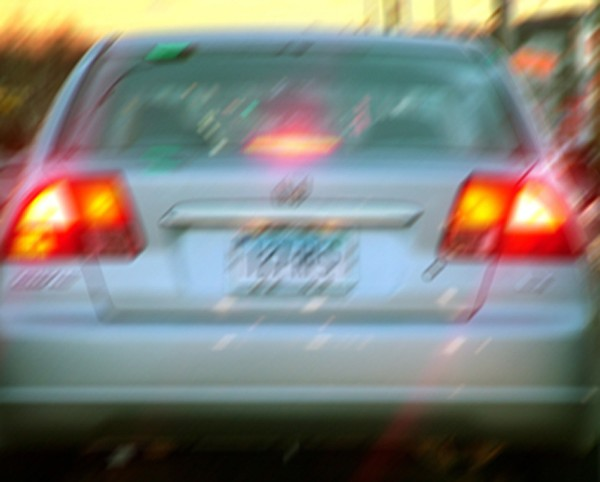
//> input picture Resources/licenseplate_motion.jpg, 600 x 482 px
$ ./main ../../../Resources/licenseplate_motion.jpg   (built with g++ and OpenCV 4)
//> lines starting //> are read from the running program, lines starting //| are printed output that depends on the picture
/*
 * Simple program to create
 * to split image color channels
 * and to analyze them
 */

#include <fstream>
#include <iostream>
#include <opencv2/core/core.hpp>
#include <opencv2/core/mat.hpp>
#include <opencv2/highgui/highgui.hpp>
#include <opencv2/imgproc/imgproc.hpp>
#include <string>

using namespace std;

void FGet2D(const cv::Mat &Y, int k, int i, float *re, float *im) {
  int x, y;                       // pixel coordinates of Re Y(i,k).
  float *Yptr = (float *)Y.data;  // pointer to Re Y(i,k)
  int stride = Y.step / sizeof(float);

  if (k == 0 || k * 2 == Y.cols) {
    x = (k == 0 ? 0 : Y.cols - 1);
    if (i == 0 || i * 2 == Y.rows) {
      y = i == 0 ? 0 : Y.rows - 1;
      *re = Yptr[y * stride + x];
      *im = 0;
    } else if (i * 2 < Y.rows) {
      y = i * 2 - 1;
      *re = Yptr[y * stride + x];
      *im = Yptr[(y + 1) * stride + x];
    } else {
      y = (Y.rows - i) * 2 - 1;
      *re = Yptr[y * stride + x];
      *im = Yptr[(y + 1) * stride + x];
    }
  } else if (k * 2 < Y.cols) {
    x = k * 2 - 1;
    y = i;
    *re = Yptr[y * stride + x];
    *im = Yptr[y * stride + x + 1];
  } else {
    x = (Y.cols - k) * 2 - 1;
    y = i;
    *re = Yptr[y * stride + x];
    *im = Yptr[y * stride + x + 1];
  }
}

float NoiseDev(const cv::Mat &imga) {
  cv::Mat imgd(cv::Size(imga.cols, imga.rows), CV_32FC1);
  float re, im, shar, sum;

  shar = 0.8;
  sum = 0.0;
  imga.convertTo(imgd, CV_32F);
  imgd = imgd / 255.0;
  cv::dft(imgd, imgd);
  for (int row = int(shar * imgd.rows / 2); row < (imgd.rows / 2) - 1; row++) {
    for (int col = int(shar * imgd.cols / 2); col < (imgd.cols / 2) - 1;
         col++) {
      FGet2D(imgd, col, row, &re, &im);
      sum += sqrt(re * re + im * im);
    }
  }
  sum /= ((imgd.rows / 2) - int(shar * imgd.rows / 2)) *
         ((imgd.cols / 2) - int(shar * imgd.cols / 2)) *
         sqrt((imgd.rows) * (imgd.cols));

  return (sum);
}

/*
 * Function to calculate the standard deviation
 * of Fourier transform at the edges
 * which is supposed to be the error
 * of the noise estimation
 */

float NoiseDevErr(const cv::Mat &imga) {
  cv::Mat imgd(cv::Size(imga.cols, imga.rows), CV_32FC1);
  float re, im, shar, sum, sigm;

  shar = 0.8;
  sum = 0.0;
  sigm = NoiseDev(imga);
  imga.convertTo(imgd, CV_32F);
  imgd = imgd / 255.0;
  sigm *= sqrt((imgd.rows) * (imgd.cols));
  cv::dft(imgd, imgd);
  for (int row = int(shar * imgd.rows / 2); row < (imgd.rows / 2) - 1; row++) {
    for (int col = int(shar * imgd.cols / 2); col < (imgd.cols / 2) - 1;
         col++) {
      FGet2D(imgd, col, row, &re, &im);
      sum +=
          (sqrt(re * re + im * im) - sigm) * (sqrt(re * re + im * im) - sigm);
    }
  }
  sum = sqrt(sum);
  sum /= ((imgd.rows / 2) - int(shar * imgd.rows / 2)) *
         ((imgd.cols / 2) - int(shar * imgd.cols / 2)) *
         sqrt((imgd.rows) * (imgd.cols));
  return (sum);
}

/* Function to create
 * the histogram of
 * the gradients in the image
 */

cv::Mat GradHist(cv::Mat &imgw) {
  double min, max, min1, max1, min2, max2;

  cv::Mat imgdt1 = imgw.clone();
  cv::Mat imgdt2 = imgw.clone();

  cv::Sobel(imgw, imgdt1, -1, 1, 0);
  cv::Sobel(imgw, imgdt2, -1, 0, 1);
  cv::minMaxLoc(imgdt1, &min1, &max1, nullptr, nullptr);
  cv::minMaxLoc(imgdt1, &min2, &max2, nullptr, nullptr);

  min = std::min(min1, min2);
  max = std::min(max1, max2);

  cv::Mat planes[] = {imgdt1, imgdt2};

  int bins = 256;  // bins of the histogram

  cv::Mat hist;

  {
    const int hist_size[] = {bins};
    float range[] = {static_cast<float>(abs(min) < abs(max) ? -max : min),
                     static_cast<float>(abs(max) < abs(min) ? -min : max)};
    const float *ranges[] = {range};

    int channels[] = {0};
    cv::calcHist(planes, 2, channels, cv::Mat{}, hist, 1, hist_size, ranges);
  }

  // cv::equalizeHist(hist, hist);

  return hist;
}

/*
 * Double Lorentian used
 * used to fit the gradient histograms
 */

double DL(double x, double a0, double a1, double a2, double a3, double a4,
          double a5) {
  double result;
  result = a0 + (a1 / ((x - a2) * (x - a2) + a3 * a3)) +
           (a4 / ((x - a2) * (x - a2) + a5 * a5));
  return (result);
}

int main(int argc, char *argv[]) {
  cv::Mat img, imgi, imgc1, imgc2, imgc3, imgc1i, imgc2i, imgc3i;
  double sca = 1.0;
  char *nmR, *nmG, *nmB, *dtR, *dtG, *dtB, *dt;
  int i;
  float re, im;
  cv::Mat imgdt1, imgdt2;  // test image for the derivatives
  cv::Mat hist_img, hist_imgR, hist_imgG, hist_imgB;  // histogram images
  cv::Mat hist, histR, histG, histB;
  // results from a test fit
  cv::Mat a0(6, 1, CV_32FC1);
  cv::Mat a1(6, 1, CV_32FC1);

  // creates initial image
  if ((argc == 2) &&
      !((imgi = cv::imread(argv[1], cv::IMREAD_ANYDEPTH | cv::IMREAD_ANYCOLOR))
            .empty())) {
//> imgi is the input picture: 482 rows x 600 cols, CV_8UC3; mean B, G, R 120.7, 127, 126.7
    img = cv::Mat(cv::Size(imgi.cols, imgi.rows), CV_32FC1);

    imgdt1 = cv::Mat(cv::Size(imgi.cols, imgi.rows), CV_32FC1);
    imgdt2 = cv::Mat(cv::Size(imgi.cols, imgi.rows), CV_32FC1);

    switch (imgi.depth()) {
      case CV_8U:
        sca = 255;
        break;

      case CV_16U:
        sca = 65535;
        break;

      case CV_32S:
        sca = 4294967295;
        break;

      default:  // unknown depth, program should go on
        sca = 1.0;
    }

    // displays image
    cv::namedWindow("Initial", cv::WINDOW_AUTOSIZE);

    // bilateral filtering with OpenCV
    // cv::Mat imgbl=imgi.clone();
    // cv::bilateralFilter(imgi,imgbl,2,0.5,5,5);
    // imgi=imgbl.clone();

    cv::imshow("Initial", imgi);

    imgc1 = cv::Mat(cv::Size(imgi.cols, imgi.rows), CV_32FC1);

    if (imgi.channels() != 1) {
      imgc1i = cv::Mat(cv::Size(imgi.cols, imgi.rows), imgi.depth(), 1);
      imgc2i = cv::Mat(cv::Size(imgi.cols, imgi.rows), imgi.depth(), 1);
      imgc3i = cv::Mat(cv::Size(imgi.cols, imgi.rows), imgi.depth(), 1);
      imgc2 = cv::Mat(cv::Size(imgi.cols, imgi.rows), CV_32FC1);
      imgc3 = cv::Mat(cv::Size(imgi.cols, imgi.rows), CV_32FC1);
      cv::split(imgi, std::vector{imgc1i, imgc2i, imgc3i});
      imgc1i.convertTo(imgc1, CV_32F);
      imgc2i.convertTo(imgc2, CV_32F);
      imgc3i.convertTo(imgc3, CV_32F);
      imgc1 = imgc1 / sca;
      imgc2 = imgc2 / sca;
      imgc3 = imgc3 / sca;
    } else {
      imgi.convertTo(imgc1, CV_32F);
      imgc1 = imgc1 / sca;
    }

    // cout << "Image Channels:  " << imgi.channels() << '\n';

    nmR = new char[strlen(argv[1]) + 3];
    nmG = new char[strlen(argv[1]) + 3];
    nmB = new char[strlen(argv[1]) + 3];

    dtR = new char[strlen(argv[1]) + 3];
//> dtR = ""
    dtG = new char[strlen(argv[1]) + 3];
//> dtG = ""
    dtB = new char[strlen(argv[1]) + 3];
//> dtB = ""
    dt = new char[strlen(argv[1]) + 3];

    i = 0;

    do {
      *(nmR + i) = *(argv[1] + i);
      *(nmG + i) = *(argv[1] + i);
      *(nmB + i) = *(argv[1] + i);
      *(dtR + i) = *(argv[1] + i);
      *(dtG + i) = *(argv[1] + i);
      *(dtB + i) = *(argv[1] + i);
      *(dt + i) = *(argv[1] + i);
      i++;
    } while (*(argv[1] + i) != '.');
//> this loop made 1 pass
//> after the loop, i = 1

    *(nmR + i) = '_';
    *(nmG + i) = '_';
    *(nmB + i) = '_';
    *(dtR + i) = '_';
//> dtR = "._"
    *(dtG + i) = '_';
//> dtG = "._"
    *(dtB + i) = '_';
//> dtB = "._"
    *(dt + i) = '_';

    *(nmR + i + 1) = 'R';
    *(nmG + i + 1) = 'G';
    *(nmB + i + 1) = 'B';
    *(dtR + i + 1) = 'R';
//> dtR = "._R"
    *(dtG + i + 1) = 'G';
//> dtG = "._G"
    *(dtB + i + 1) = 'B';
//> dtB = "._B"
    *(dt + i + 1) = '.';
    *(dtR + i + 2) = '.';
//> dtR = "._R."
    *(dtG + i + 2) = '.';
//> dtG = "._G."
    *(dtB + i + 2) = '.';
//> dtB = "._B."
    *(dt + i + 2) = 't';
    *(dtR + i + 3) = 't';
//> dtR = "._R.t"
    *(dtG + i + 3) = 't';
//> dtG = "._G.t"
    *(dtB + i + 3) = 't';
//> dtB = "._B.t"
    *(dt + i + 3) = 'x';
//> dt = "._.tx"
    *(dtR + i + 4) = 'x';
//> dtR = "._R.tx"
    *(dtG + i + 4) = 'x';
//> dtG = "._G.tx"
    *(dtB + i + 4) = 'x';
//> dtB = "._B.tx"
    *(dt + i + 4) = 't';
//> dt = "._.txt"
    *(dtR + i + 5) = 't';
//> dtR = "._R.txt"
    *(dtG + i + 5) = 't';
//> dtG = "._G.txt"
    *(dtB + i + 5) = 't';
//> dtB = "._B.txt"
    *(dt + i + 5) = '\0';
    *(dtR + i + 6) = '\0';
    *(dtG + i + 6) = '\0';
    *(dtB + i + 6) = '\0';

    do {
      *(nmR + i + 2) = *(argv[1] + i);
      *(nmG + i + 2) = *(argv[1] + i);
      *(nmB + i + 2) = *(argv[1] + i);
      i++;
    } while (*(argv[1] + i - 1) != '\0');
//> this loop made 42 passes
//> after the loop, i = 43

    /*
    cout <<'"' << dtR << '"'<< '\n';
    cout <<'"' << dtG << '"'<< '\n';
    cout <<'"' << dtB << '"'<< '\n';
    cout <<'"' << dt << '"'<< '\n';
    */

    if (imgi.channels() != 1) {
      cout << "Noise strength Blue  :   " << NoiseDev(imgc1) << "  +/- "
           << NoiseDevErr(imgc1) << '\n';
//| Noise strength Blue  :   5.86036e-06  +/- 5.70172e-08
      cout << "Noise strength Green :   " << NoiseDev(imgc2) << "  +/- "
           << NoiseDevErr(imgc2) << '\n';
//| Noise strength Green :   5.16317e-06  +/- 5.09176e-08
      cout << "Noise strength Red   :   " << NoiseDev(imgc3) << "  +/- "
           << NoiseDevErr(imgc3) << '\n';
//| Noise strength Red   :   5.74107e-06  +/- 5.69149e-08

      // creates gradient histogram
      histB = GradHist(imgc1);
      histG = GradHist(imgc2);
      histR = GradHist(imgc3);

      int bins = 256;
      int scale = 1;
      hist_imgR = cv::Mat(cv::Size(bins * scale, bins * scale), CV_8UC3);
      hist_imgG = cv::Mat(cv::Size(bins * scale, bins * scale), CV_8UC3);
      hist_imgB = cv::Mat(cv::Size(bins * scale, bins * scale), CV_8UC3);
      hist_imgR = 0;
      hist_imgG = 0;
      hist_imgB = 0;

      double max_valueR = 0;
      double max_valueG = 0;
      double max_valueB = 0;
      cv::minMaxLoc(histR, nullptr, &max_valueR, nullptr, nullptr);
      cv::minMaxLoc(histG, nullptr, &max_valueG, nullptr, nullptr);
      cv::minMaxLoc(histB, nullptr, &max_valueB, nullptr, nullptr);

      for (int h = 0; h < bins; h++) {
        float bin_valR = histR.at<float>(h);
        float bin_valG = histG.at<float>(h);
        float bin_valB =
            histB.at<float>(h);  // = cvQueryHistValue_1D(histB, h);
        int intensityR = cvRound(0.99 * bin_valR * bins * scale / max_valueR);
        int intensityG = cvRound(0.99 * bin_valG * bins * scale / max_valueG);
        int intensityB = cvRound(0.99 * bin_valB * bins * scale / max_valueB);
        cv::line(hist_imgR, cv::Point(h * scale, bins * scale),
                 cv::Point(h * scale, bins * scale - intensityR),
                 cv::Scalar(0, 0, 255));
        cv::line(hist_imgG, cv::Point(h * scale, bins * scale),
                 cv::Point(h * scale, bins * scale - intensityG),
                 cv::Scalar(0, 255, 0));
        cv::line(hist_imgB, cv::Point(h * scale, bins * scale),
                 cv::Point(h * scale, bins * scale - intensityB),
                 cv::Scalar(255, 0, 0));
        // cout << h << "  " << bin_valR << "  " << bin_valG << "  " << bin_valB
        // << '\n';
      }
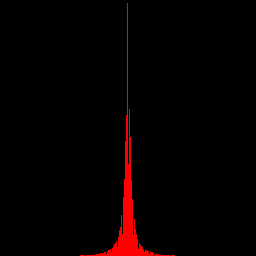
//> hist_imgR: 256 rows x 256 cols, CV_8UC3; mean B, G, R 0, 0, 6.5
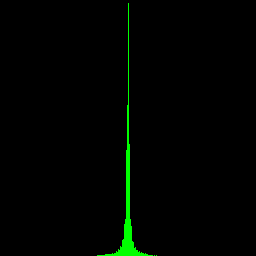
//> hist_imgG: 256 rows x 256 cols, CV_8UC3; mean B, G, R 0, 3.7, 0

      cv::namedWindow("Grad Hist_R", 1);
      cv::imshow("Grad Hist_R", hist_imgR);
      cv::namedWindow("Grad Hist_G", 1);
      cv::imshow("Grad Hist_G", hist_imgG);
      cv::namedWindow("Grad Hist_B", 1);
      cv::imshow("Grad Hist_B", hist_imgB);

      /*
      cv::dft(imgc1,imgc1);
      cv::dft(imgc2,imgc2);
      cv::dft(imgc3,imgc3);

      ofstream rfile (dtR);
      ofstream gfile (dtG);
      ofstream bfile (dtB);

      for(int row=0;row<imgc1.rows;row++)
      {
              for(int col=0;col<(imgc1.cols/2)+1;col++)
                      {
                              FGet2D(imgc1, col, row, &re, &im);
                              bfile<< row << " " << col << " " << re << " " <<
      im << '\n'; FGet2D(imgc2, col, row, &re, &im); gfile<< row << " " << col
      << " " << re << " " << im << '\n'; FGet2D(imgc3, col, row, &re, &im);
                              rfile<< row << " " << col << " " << re << " " <<
      im << '\n';

                      }
      }

      rfile.close();
      gfile.close();
      bfile.close();
      */
      cv::namedWindow("Channel 1 Blue", cv::WINDOW_AUTOSIZE);
      cv::imshow("Channel 1 Blue", imgc1);
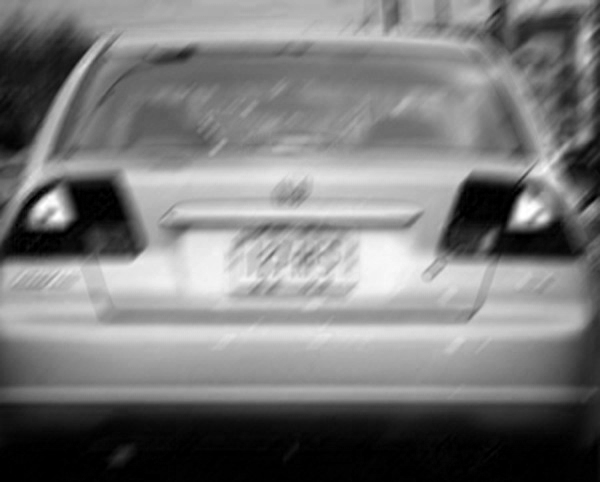
//> window 'Channel 1 Blue': 482 rows x 600 cols, CV_8UC1; min 0, max 255, mean 120.7
      cv::namedWindow("Channel 2 Green", cv::WINDOW_AUTOSIZE);
      cv::imshow("Channel 2 Green", imgc2);
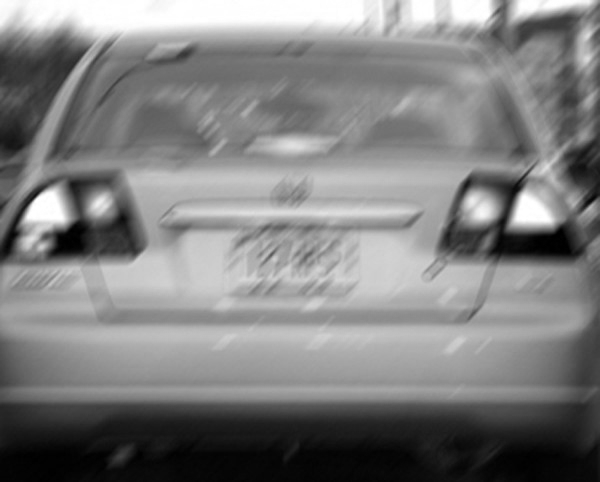
//> window 'Channel 2 Green': 482 rows x 600 cols, CV_8UC1; min 0, max 255, mean 127
      cv::namedWindow("Channel 3 Red", cv::WINDOW_AUTOSIZE);
      cv::imshow("Channel 3 Red", imgc3);
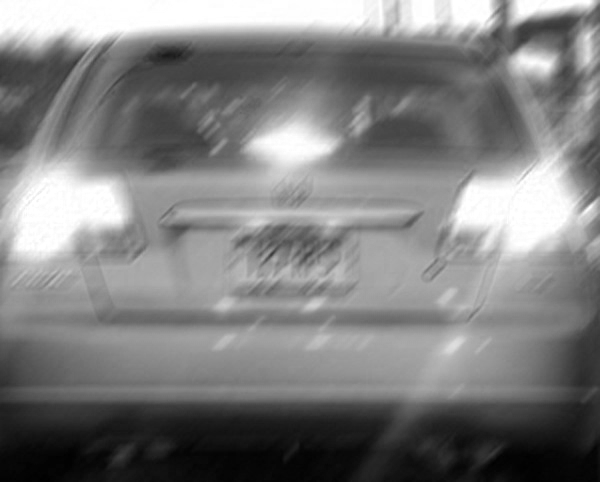
//> window 'Channel 3 Red': 482 rows x 600 cols, CV_8UC1; min 0, max 255, mean 126.7
    } else {
      cout << "Noise strength:    " << NoiseDev(imgc1) << "  +/- "
           << NoiseDevErr(imgc1) << '\n';

      // creates gradient histogram
      hist = GradHist(imgc1);

      int bins = 256;
      int scale = 1;
      hist_img = cv::Mat(cv::Size(bins * scale, bins * scale), CV_8UC1);
      hist_img = 0;

      double max_value = 0;
      cv::minMaxLoc(hist, nullptr, &max_value, nullptr, nullptr);

      for (int h = 0; h < bins; h++) {
        float bin_val = hist.at<float>(h);
        int intensity = cvRound(0.99 * bin_val * bins * scale / max_value);
        cv::line(hist_img, cv::Point(h * scale, bins * scale),
                 cv::Point(h * scale, bins * scale - intensity),
                 cv::Scalar(255));
        // cout << h << "  " << bin_val << '\n';
      }

      cv::namedWindow("Grad Hist", 1);
      cv::imshow("Grad Hist", hist_img);

      // equation solving
      float histfit[bins], temphist[bins], rsq;

      a0.at<float>(0, 0) = 0.05;
      a0.at<float>(1, 0) = 120.0;
      a0.at<float>(2, 0) = 127.5;
      a0.at<float>(3, 0) = 5.0;
      a0.at<float>(4, 0) = 28.0;
      a0.at<float>(5, 0) = 2.0;

      rsq = 0;
      for (int h = 0; h < bins; h++) {
        histfit[h] = hist.at<float>(h);
        temphist[h] =
            DL(h, a0.at<float>(0, 0), a0.at<float>(1, 0), a0.at<float>(2, 0),
               a0.at<float>(3, 0), a0.at<float>(4, 0), a0.at<float>(5, 0));
        rsq += (histfit[h] - temphist[h]) * (histfit[h] - temphist[h]);
      }

      cout << rsq << '\n';

      /*
      cv::dft(imgc1,imgc1);

      ofstream dfile (dt);

      for(int row=0;row<imgc1.rows;row++)
      {
              for(int col=0;col<(imgc1.cols/2)+1;col++)
                      {
                              FGet2D(imgc1, col, row, &re, &im);
                              dfile<< row << " " << col << " " << re << " " <<
      im << '\n';

                      }
      }
      dfile.close();
      */
      cv::namedWindow("Channel", cv::WINDOW_AUTOSIZE);
      cv::imshow("Channel", imgc1);
    }

    cv::waitKey(0);

    cv::destroyWindow("Initial");

    if (imgi.channels() != 1) {
      cv::destroyWindow("Channel 2 Green");
      cv::destroyWindow("Channel 3 Red");
      /*
      imgc1 *= 255;
      cv::imwrite(nmB,imgc1);
      imgc2 *= 255;
      cv::imwrite(nmG,imgc1);
      imgc3 *= 255;
      cv::imwrite(nmR,imgc1);
      */
    } else {
      cv::destroyWindow("Channel");
      cv::destroyWindow("Grad Hist");
    }

    delete[] nmR;
    delete[] nmG;
    delete[] nmB;
    delete[] dtR;
    delete[] dtG;
    delete[] dtB;
    delete[] dt;
  }

  return 0;
}
